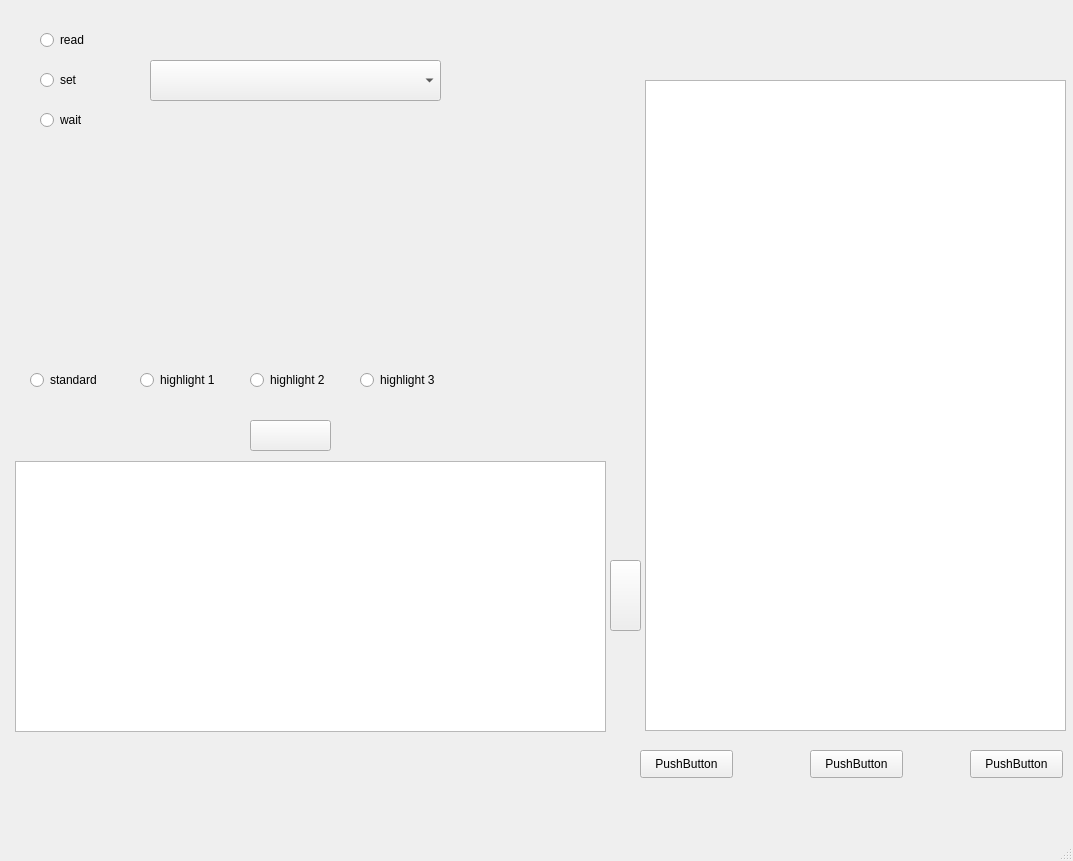
<?xml version="1.0" encoding="UTF-8"?>
<ui version="4.0">
 <class>MainWindow</class>
 <widget class="QMainWindow" name="MainWindow">
  <property name="geometry">
   <rect>
    <x>0</x>
    <y>0</y>
    <width>1073</width>
    <height>861</height>
   </rect>
  </property>
  <property name="windowTitle">
   <string>MainWindow</string>
  </property>
  <widget class="QWidget" name="centralwidget">
   <widget class="QTextBrowser" name="textBrowser">
    <property name="geometry">
     <rect>
      <x>645</x>
      <y>80</y>
      <width>421</width>
      <height>651</height>
     </rect>
    </property>
   </widget>
   <widget class="QTextBrowser" name="textBrowser_2">
    <property name="geometry">
     <rect>
      <x>15</x>
      <y>461</y>
      <width>591</width>
      <height>271</height>
     </rect>
    </property>
    <property name="autoFillBackground">
     <bool>false</bool>
    </property>
   </widget>
   <widget class="QPushButton" name="pushButton">
    <property name="geometry">
     <rect>
      <x>610</x>
      <y>560</y>
      <width>31</width>
      <height>71</height>
     </rect>
    </property>
    <property name="text">
     <string/>
    </property>
   </widget>
   <widget class="QPushButton" name="pushButton_2">
    <property name="geometry">
     <rect>
      <x>250</x>
      <y>420</y>
      <width>81</width>
      <height>31</height>
     </rect>
    </property>
    <property name="text">
     <string/>
    </property>
   </widget>
   <widget class="QRadioButton" name="radioButton">
    <property name="geometry">
     <rect>
      <x>40</x>
      <y>30</y>
      <width>95</width>
      <height>20</height>
     </rect>
    </property>
    <property name="text">
     <string>read</string>
    </property>
   </widget>
   <widget class="QRadioButton" name="radioButton_2">
    <property name="geometry">
     <rect>
      <x>40</x>
      <y>70</y>
      <width>95</width>
      <height>20</height>
     </rect>
    </property>
    <property name="text">
     <string>set</string>
    </property>
   </widget>
   <widget class="QRadioButton" name="radioButton_3">
    <property name="geometry">
     <rect>
      <x>40</x>
      <y>110</y>
      <width>95</width>
      <height>20</height>
     </rect>
    </property>
    <property name="text">
     <string>wait</string>
    </property>
   </widget>
   <widget class="QRadioButton" name="radioButton_4">
    <property name="geometry">
     <rect>
      <x>30</x>
      <y>370</y>
      <width>95</width>
      <height>20</height>
     </rect>
    </property>
    <property name="text">
     <string>standard</string>
    </property>
   </widget>
   <widget class="QRadioButton" name="radioButton_5">
    <property name="geometry">
     <rect>
      <x>140</x>
      <y>370</y>
      <width>95</width>
      <height>20</height>
     </rect>
    </property>
    <property name="text">
     <string>highlight 1</string>
    </property>
   </widget>
   <widget class="QRadioButton" name="radioButton_6">
    <property name="geometry">
     <rect>
      <x>250</x>
      <y>370</y>
      <width>95</width>
      <height>20</height>
     </rect>
    </property>
    <property name="text">
     <string>highlight 2</string>
    </property>
   </widget>
   <widget class="QRadioButton" name="radioButton_7">
    <property name="geometry">
     <rect>
      <x>360</x>
      <y>370</y>
      <width>95</width>
      <height>20</height>
     </rect>
    </property>
    <property name="text">
     <string>highlight 3</string>
    </property>
   </widget>
   <widget class="QComboBox" name="comboBox">
    <property name="geometry">
     <rect>
      <x>150</x>
      <y>60</y>
      <width>291</width>
      <height>41</height>
     </rect>
    </property>
   </widget>
   <widget class="QPushButton" name="pushButton_3">
    <property name="geometry">
     <rect>
      <x>970</x>
      <y>750</y>
      <width>93</width>
      <height>28</height>
     </rect>
    </property>
    <property name="text">
     <string>PushButton</string>
    </property>
   </widget>
   <widget class="QPushButton" name="pushButton_4">
    <property name="geometry">
     <rect>
      <x>810</x>
      <y>750</y>
      <width>93</width>
      <height>28</height>
     </rect>
    </property>
    <property name="text">
     <string>PushButton</string>
    </property>
   </widget>
   <widget class="QPushButton" name="pushButton_5">
    <property name="geometry">
     <rect>
      <x>640</x>
      <y>750</y>
      <width>93</width>
      <height>28</height>
     </rect>
    </property>
    <property name="text">
     <string>PushButton</string>
    </property>
   </widget>
  </widget>
  <widget class="QMenuBar" name="menubar">
   <property name="geometry">
    <rect>
     <x>0</x>
     <y>0</y>
     <width>1073</width>
     <height>26</height>
    </rect>
   </property>
  </widget>
  <widget class="QStatusBar" name="statusbar"/>
 </widget>
 <resources/>
 <connections/>
</ui>
